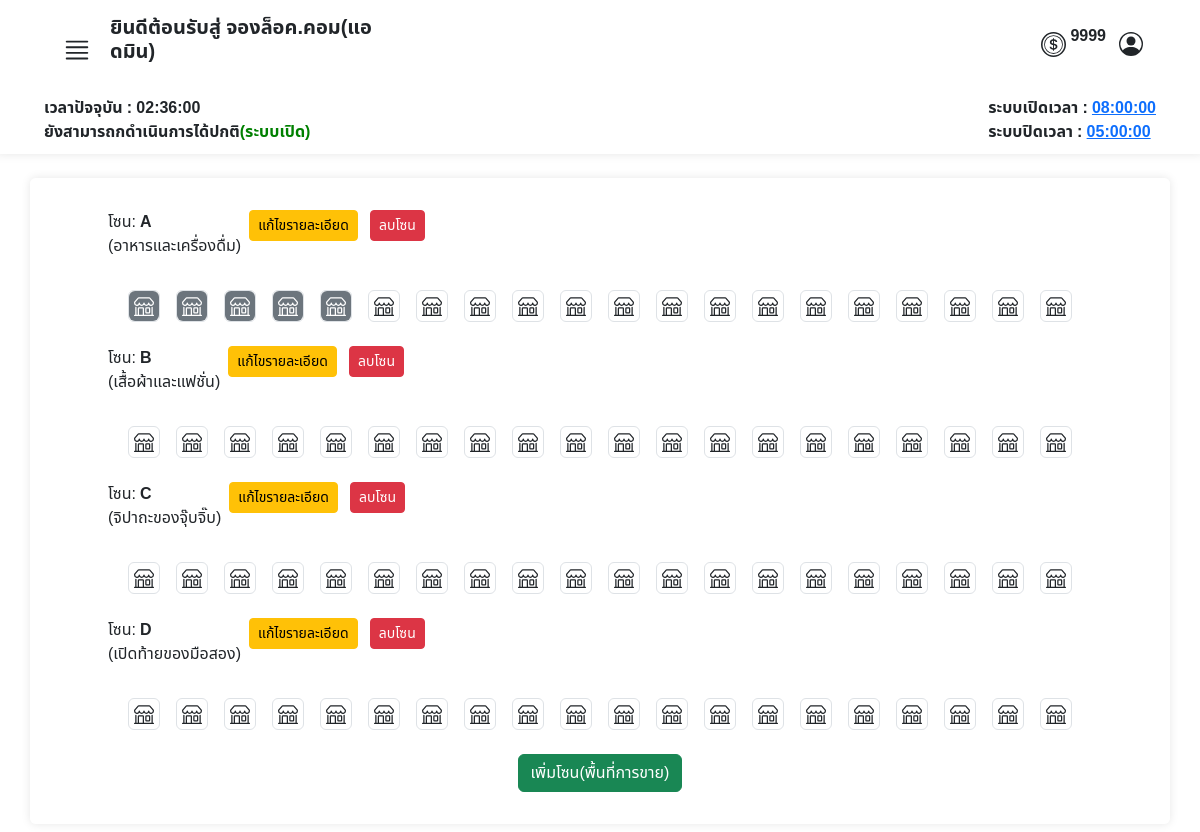
Page /admin/crud_page.php (signed in) on the earlier database version.
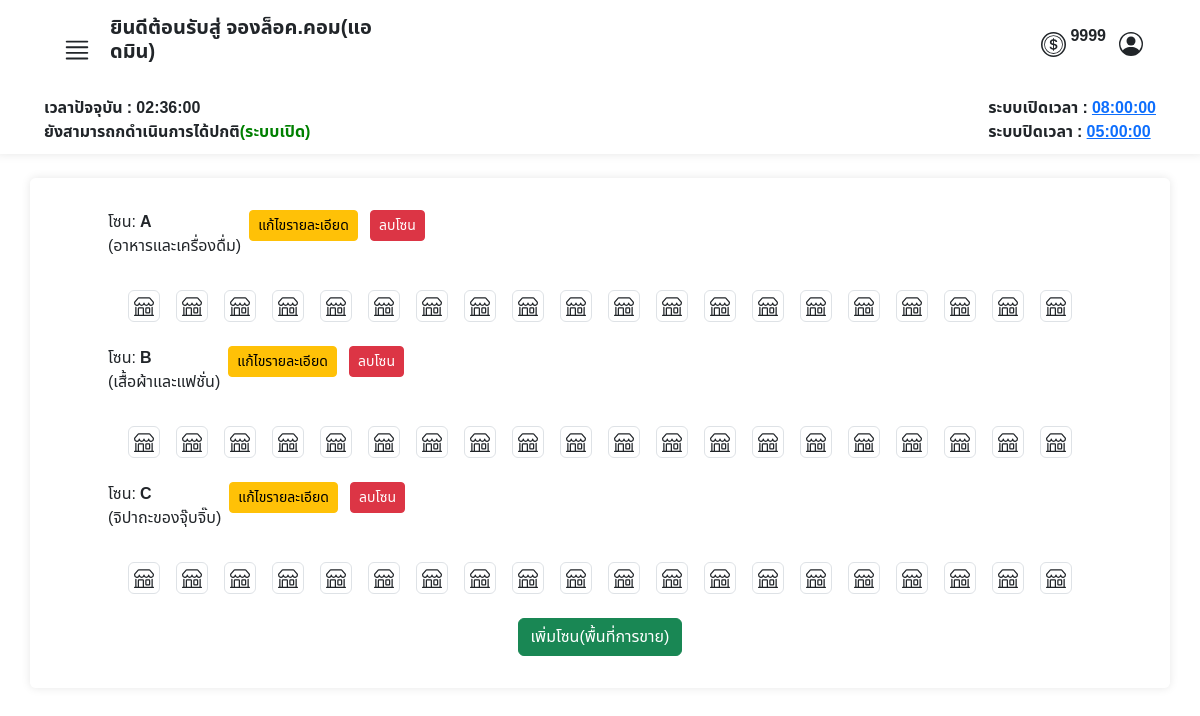
Same page on the later database version.
### tables this page shows
CREATE TABLE `zone_detail` (
  `zone_id` int(3) UNSIGNED ZEROFILL NOT NULL COMMENT 'รหัสโซน',
  `zone_name` varchar(50) NOT NULL COMMENT 'ชื่อโซน',
  `zone_detail` varchar(45) NOT NULL,
  `pricePerDate` float DEFAULT NULL COMMENT 'ราคาต่อวัน',
  `pricePerMonth` float DEFAULT NULL COMMENT 'ราคาต่อเดือน'
);

CREATE TABLE `locks` (
  `id_locks` int(11) NOT NULL COMMENT 'ไอดีล็อค',
  `lock_name` varchar(10) NOT NULL COMMENT 'ชื่อเลขล็อต',
  `zone_id` int(3) UNSIGNED ZEROFILL DEFAULT NULL COMMENT 'รหัสประเภทโซน',
  `booking_id` int(10) UNSIGNED ZEROFILL DEFAULT NULL COMMENT 'รหัสการจอง',
  `available` int(3) DEFAULT NULL COMMENT 'สถานะ ว่าง หรือ จองแล้ว '
);

### admin/crud_page.php (the view, shortened to what the changed rows need)
<!DOCTYPE html>
<html lang="en">
<head>
    <link href="https://cdn.jsdelivr.net/npm/bootstrap@5.3.3/dist/css/bootstrap.min.css" rel="stylesheet">
    <link rel="stylesheet" href="../asset/css/font.css">
</head>
<body>
    <?php
    include('./admin_nav.php');
    ?>
    <div class="container mt-4 bgcolor py-4 rounded">
        <div class="container">
            <div class=" row d-flex justify-content-center align-item-center">
                <div class="col-12 d-flex flex-wrap justify-content-center align-item-center">
                    <?php
                    $sql = "SELECT * FROM zone_detail ORDER BY zone_name";
                    if ($result = $conn->query($sql)) {
                        if ($result->num_rows > 0) {
                            while ($row = $result->fetch_assoc()) {
                                $sql2 = "SELECT COUNT(*) as count FROM locks WHERE zone_id = " . $row["zone_id"];
                                $lockCountResult = $conn->query($sql2);
                                $lockCountRow = $lockCountResult->fetch_assoc();
                                $lockCount = $lockCountRow['count'];
                                echo '
                <div class="mt-2 ">
                   <div class="row ">
                        <div class="col">
                            <div class="d-flex justify-content-start">
                                    <div class="">
                                    <p class="zone_detail"
                                        data-bs-toggle="tooltip"
                                        data-bs-placement="right"
                                        title="รายวัน ' . $row["pricePerDate"] . '฿<br>รายเดือน ' . $row["pricePerMonth"] . '฿">
                                        โซน: <strong>' . $row["zone_name"] . '</strong><br>(' . $row["zone_detail"] . ')
                                    </p>
                                    </div>
                                    <div class="">
                                        <button class="btn btn-sm mx-2 btn-warning edit-btn"
                                            type="button"
                                            data-bs-toggle="modal"
                                            data-bs-target="#EditModal"
                                            data-bs-id="' . $row['zone_id'] . '"
                                            data-bs-name="' . $row['zone_name'] . '"
                                            data-bs-detail="' . $row['zone_detail'] . '"
                                            data-bs-date="' . $row['pricePerDate'] . '"
                                            data-bs-month="' . $row['pricePerMonth'] . '"
                                            data-bs-amount="' . $lockCount . '">
                                        แก้ไขรายละเอียด</button>
                                    <a href="#" class="btn btn-sm btn-danger"
                                        onclick="confirmDelete(\'' . $row['zone_id'] . '\', \'' . addslashes($row['zone_name']) . '\'); return false;">
                                        ลบโซน
                                        </a>
                                    </div>
                            </div>
                    </div>
                </div>
                ';
                                $sql3 = "SELECT * FROM locks WHERE zone_id = " . $row["zone_id"];
                                if ($result3 = $conn->query($sql3)) {
                                    if ($result3->num_rows > 0) {
                                        echo '<div class="d-flex flex-wrap container-md">';
                                        while ($row3 = $result3->fetch_assoc()) {
                                            echo '<div class="mx-2 ">
                                    <p>';
                                            if ($row3["available"] == 0) {
                                                echo '
                                <div class="border rounded " style="text-align: center;">
                                                        <div class="bg-lightt rounded d-flex justify-content-center align-items-center" style="width: 30px; height:30px;">
                                                            <svg xmlns="http://www.w3.org/2000/svg" width="20" height="20" fill="currentColor" class="bi bi-shop" viewBox="0 0 16 16">
                                                                <path d="M2.97 1.35A1 1 0 0 1 3.73 1h8.54a1 1 0 0 1 .76.35l2.609 3.044A1.5 1.5 0 0 1 16 5.37v.255a2.375 2.375 0 0 1-4.25 1.458A2.37 2.37 0 0 1 9.875 8 2.37 2.37 0 0 1 8 7.083 2.37 2.37 0 0 1 6.125 8a2.37 2.37 0 0 1-1.875-.917A2.375 2.375 0 0 1 0 5.625V5.37a1.5 1.5 0 0 1 .361-.976zm1.78 4.275a1.375 1.375 0 0 0 2.75 0 .5.5 0 0 1 1 0 1.375 1.375 0 0 0 2.75 0 .5.5 0 0 1 1 0 1.375 1.375 0 1 0 2.75 0V5.37a.5.5 0 0 0-.12-.325L12.27 2H3.73L1.12 5.045A.5.5 0 0 0 1 5.37v.255a1.375 1.375 0 0 0 2.75 0 .5.5 0 0 1 1 0M1.5 8.5A.5.5 0 0 1 2 9v6h1v-5a1 1 0 0 1 1-1h3a1 1 0 0 1 1 1v5h6V9a.5.5 0 0 1 1 0v6h.5a.5.5 0 0 1 0 1H.5a.5.5 0 0 1 0-1H1V9a.5.5 0 0 1 .5-.5M4 15h3v-5H4zm5-5a1 1 0 0 1 1-1h2a1 1 0 0 1 1 1v3a1 1 0 0 1-1 1h-2a1 1 0 0 1-1-1zm3 0h-2v3h2z" />
                                                            </svg>
                                                        </div>
                                                    </div>';
                                            } else if ($row3["available"] == 1) {
                                                echo '
                            <div class="border rounded d-flex flex-column justify-content-center align-items-center" style="text-align: center;">
                                                        <div class="bg-secondary rounded d-flex justify-content-center align-items-center" style="width: 30px; height:30px; color:white;" >
                                                            <svg xmlns="http://www.w3.org/2000/svg" width="20" height="20" fill="currentColor" class="bi bi-shop" viewBox="0 0 16 16">
                                                                <path d="M2.97 1.35A1 1 0 0 1 3.73 1h8.54a1 1 0 0 1 .76.35l2.609 3.044A1.5 1.5 0 0 1 16 5.37v.255a2.375 2.375 0 0 1-4.25 1.458A2.37 2.37 0 0 1 9.875 8 2.37 2.37 0 0 1 8 7.083 2.37 2.37 0 0 1 6.125 8a2.37 2.37 0 0 1-1.875-.917A2.375 2.375 0 0 1 0 5.625V5.37a1.5 1.5 0 0 1 .361-.976zm1.78 4.275a1.375 1.375 0 0 0 2.75 0 .5.5 0 0 1 1 0 1.375 1.375 0 0 0 2.75 0 .5.5 0 0 1 1 0 1.375 1.375 0 1 0 2.75 0V5.37a.5.5 0 0 0-.12-.325L12.27 2H3.73L1.12 5.045A.5.5 0 0 0 1 5.37v.255a1.375 1.375 0 0 0 2.75 0 .5.5 0 0 1 1 0M1.5 8.5A.5.5 0 0 1 2 9v6h1v-5a1 1 0 0 1 1-1h3a1 1 0 0 1 1 1v5h6V9a.5.5 0 0 1 1 0v6h.5a.5.5 0 0 1 0 1H.5a.5.5 0 0 1 0-1H1V9a.5.5 0 0 1 .5-.5M4 15h3v-5H4zm5-5a1 1 0 0 1 1-1h2a1 1 0 0 1 1 1v3a1 1 0 0 1-1 1h-2a1 1 0 0 1-1-1zm3 0h-2v3h2z" />
                                                            </svg>
                                                        </div>
                                                    </div>';
                                            }
                                            echo '</p>
                                </div>';
                                        }
                                        echo '</div>';
                                    } else {
                                        echo "<p>ยังไม่มีการสร้างข้อมูลพื้นที่การขาย</p>";
                                    }
                                } else {
                                    echo "<p>Error in nested query: " . $conn->error . "</p>";
                                }
                            }
                        } else {
                            echo "<p><strong>ยังไม่มีการสร้างข้อมูลพื้นที่การขาย</strong></p>";
                        }
                    } else {
                        echo "<p>Error in main query: " . $conn->error . "</p>";
                    }
                    ?>
                </div>
            </div>
        </div>
    </div>
    </div>
</body>
</html>

Differences in the rows shown:
removed zone_detail: zone_name "D", zone_detail "เปิดท้ายของมือสอง"
removed locks: available 0 (drawn), shown under "D"
removed locks: available 0 (drawn), shown under "D"
removed locks: available 0 (drawn), shown under "D"
removed locks: available 0 (drawn), shown under "D"
removed locks: available 0 (drawn), shown under "D"
removed locks: available 0 (drawn), shown under "D"
removed locks: available 0 (drawn), shown under "D"
removed locks: available 0 (drawn), shown under "D"
removed locks: available 0 (drawn), shown under "D"
removed locks: available 0 (drawn), shown under "D"
removed locks: available 0 (drawn), shown under "D"
removed locks: available 0 (drawn), shown under "D"
removed locks: available 0 (drawn), shown under "D"
removed locks: available 0 (drawn), shown under "D"
removed locks: available 0 (drawn), shown under "D"
removed locks: available 0 (drawn), shown under "D"
removed locks: available 0 (drawn), shown under "D"
removed locks: available 0 (drawn), shown under "D"
removed locks: available 0 (drawn), shown under "D"
removed locks: available 0 (drawn), shown under "D"
changed locks (number 1 of 60 on the later page): available 1 → 0 (drawn)
changed locks (number 2 of 60 on the later page): available 1 → 0 (drawn)
changed locks (number 3 of 60 on the later page): available 1 → 0 (drawn)
changed locks (number 4 of 60 on the later page): available 1 → 0 (drawn)
changed locks (number 5 of 60 on the later page): available 1 → 0 (drawn)
